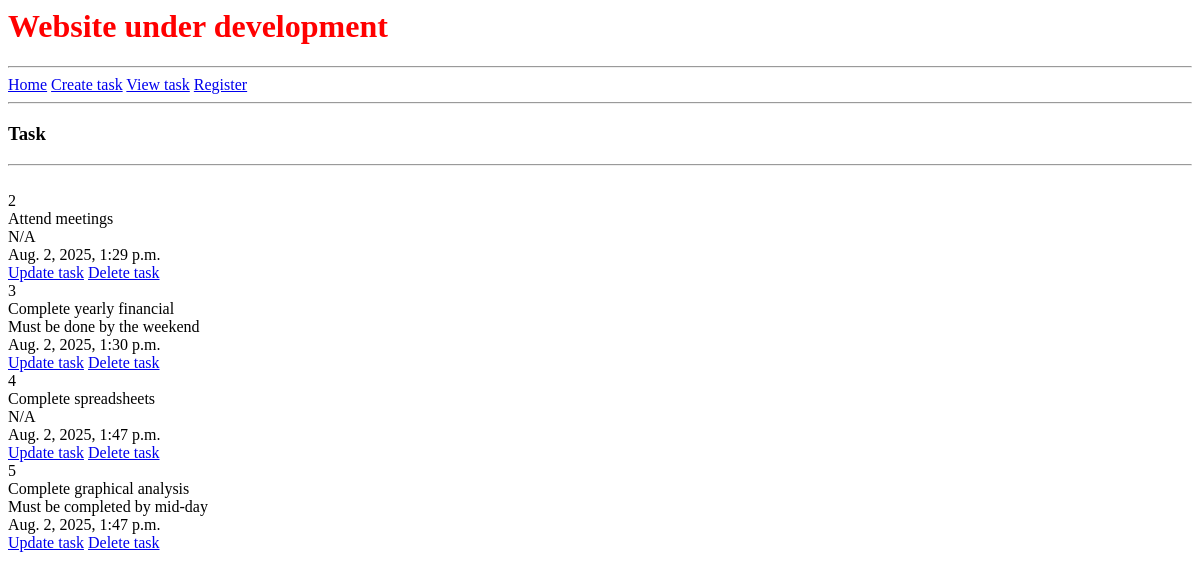
The app's page /view-tasks, older data.
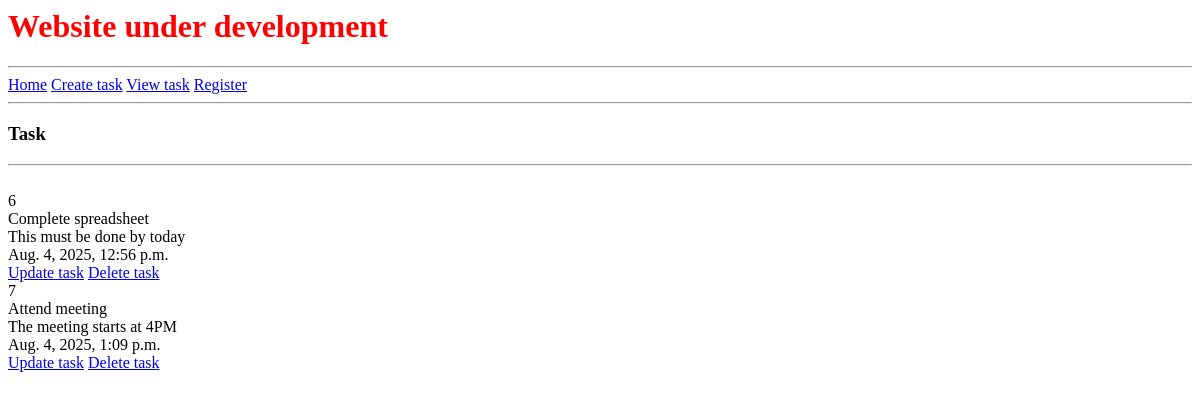
The same page, newer data.
### crm/models.py (models this page shows)
class Task(models.Model):
    title = models.CharField(max_length=50)
    description = models.CharField(max_length=1000)
    created = models.DateTimeField(auto_now_add=True)

### crm/views.py (the view)
# urls.py: path('view-tasks',views.tasks, name = "view-tasks"),
def tasks(request):
    queryDataAll = Task.objects.all()
    context = {'AllTask': queryDataAll}
    return render(request, 'crm/view-tasks.html',context)

### crm/templates/crm/view-tasks.html (shortened to what this page needs)
{% extends "crm/base.html" %}
    {% block content %}
    <h3>Task</h3>
    <hr>
        {% for task in AllTask %}
            <br>
            {{task.id}}
            <br>
            {{task.title}}
            <br>
            {{task.description}}
            <br>
            {{task.created}}
            <br>
            <a href="{% url "update-task" task.id%}">Update task</a>
            <a href="{% url "delete-task" task.id%}">Delete task</a>
        {% endfor %}
        <br>
    {% endblock %}

### crm/templates/crm/base.html (shortened to what this page needs)
{% load static %}
<html lang="en">
<head>
    <link rel="stylesheet" type= "text/css" href="{% static 'css/styles.css' %}">
</head>
<body>
    <h1>Website under development</h1>
    <hr>
    <a href="{% url '' %}">Home</a>
    <a href="{% url 'create-task' %}">Create task</a>
    <a href="{% url 'view-tasks' %}">View task</a>
    <a href="{% url 'register' %}">Register</a>
    <hr>
    {% block content %}
    {% endblock  %}
</body>
</html>

### static/css/styles.css (style rules this page uses)
h1 { color: red; }

Row changes from the older to the newer data that the page shows:
removed Task: id "2", title "Attend meetings", description "N/A", created "Aug. 2, 2025, 1:29 p.m."
removed Task: id "3", title "Complete yearly financial", description "Must be done by the weekend", created "Aug. 2, 2025, 1:30 p.m."
removed Task: id "4", title "Complete spreadsheets", description "N/A", created "Aug. 2, 2025, 1:47 p.m."
removed Task: id "5", title "Complete graphical analysis", description "Must be completed by mid-day", created "Aug. 2, 2025, 1:47 p.m."
added Task: id "6", title "Complete spreadsheet", description "This must be done by today", created "Aug. 4, 2025, 12:56 p.m."
added Task: id "7", title "Attend meeting", description "The meeting starts at 4PM", created "Aug. 4, 2025, 1:09 p.m."
